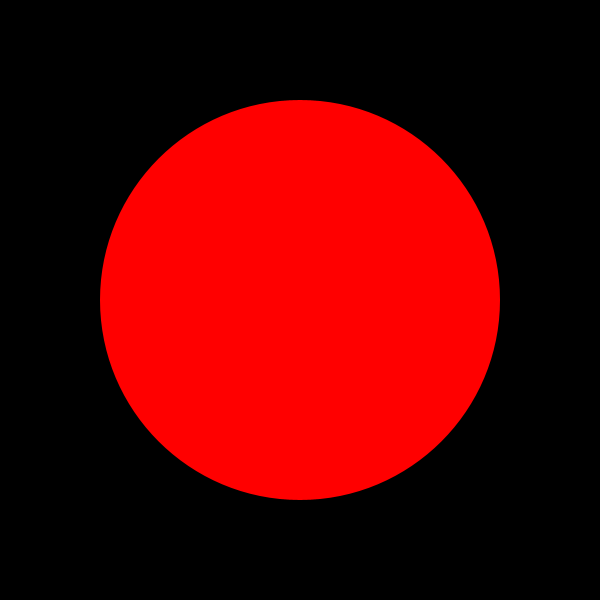
Frame 1 (no input)
Frame 60 (the mouse pressed at the canvas centre just before this capture): identical to frame 1, image omitted
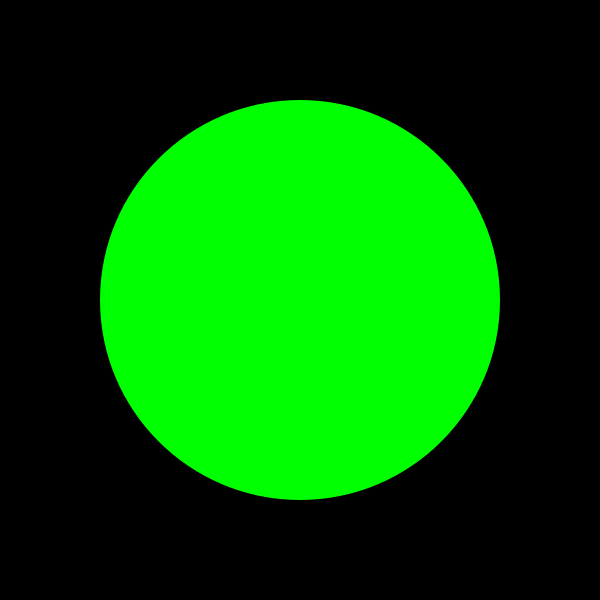
Frame 120 (the mouse held since frame 60 and released just before this capture)

The Processing sketch that drew these frames (run headless with seeded random() and noise(); from frame 60 on, the mouse is pressed at the canvas centre):

// Processing sketch: opdracht_answer
// ── opdracht_answer.pde
int radius = 200;
int centerX;
int centerY;

void setup() {
  size(600, 600);
  centerX = width / 2;
  centerY = height / 2;
}

void draw() {
  background(0);
  noStroke();
  if (dist(centerX, centerY, mouseX, mouseY) < radius) {
    fill(0, 255, 0);
  } else {
    fill(255, 0, 0);
  }
  circle(centerX, centerY, radius * 2);
}
